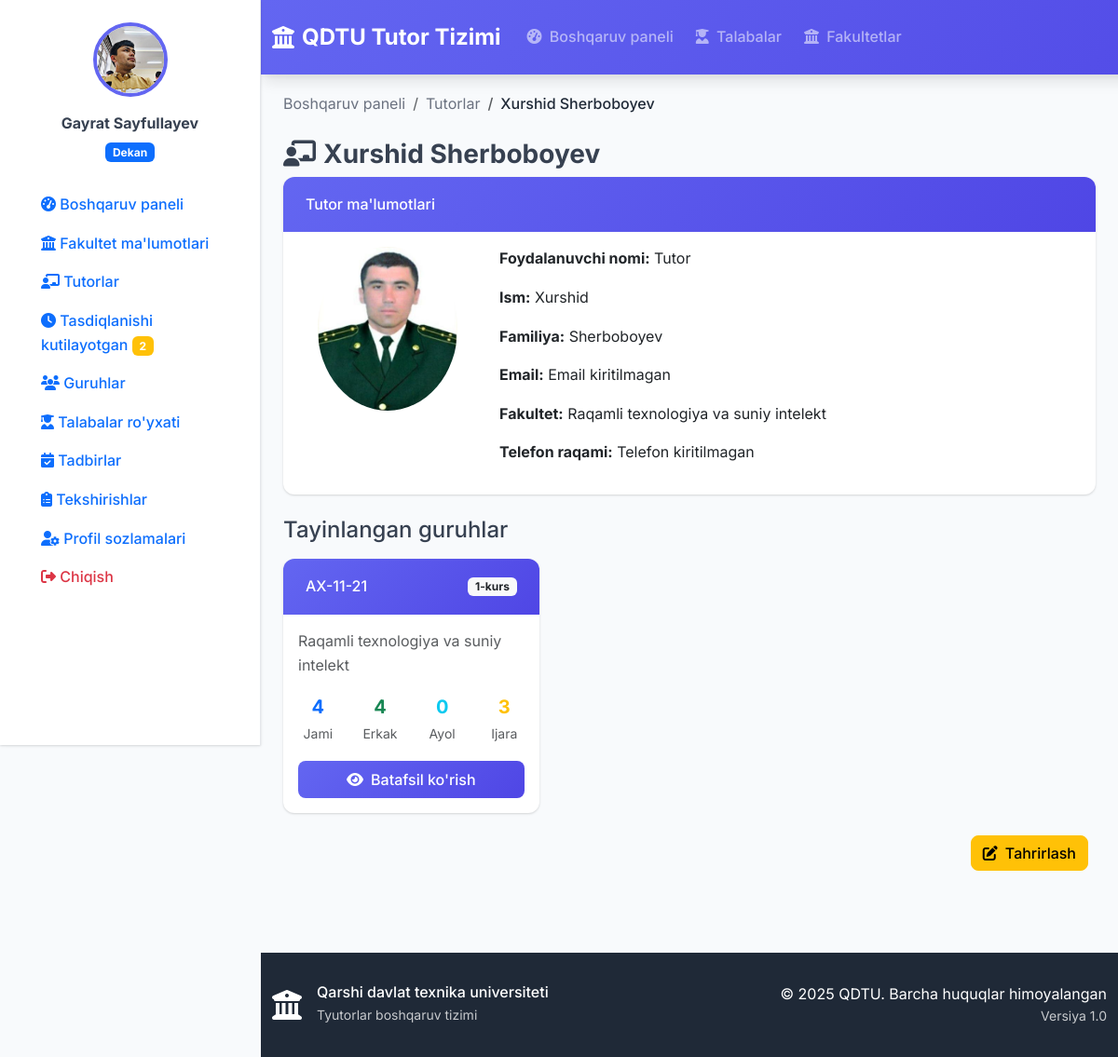
The app's page /faculty/tutors/3/ (signed in) with its own data.
### accounts/models.py (models this page shows, shortened)
class User(AbstractUser):
    USER_TYPE_CHOICES = (
        ('rector', 'Rektor'),
        ('dean', 'Dekan'),
        ('tutor', 'Tutor'),
    )
    user_type = models.CharField(
        max_length=10,
        choices=USER_TYPE_CHOICES,
        verbose_name="Foydalanuvchi turi"
    )
    faculty = models.ForeignKey(
        'faculty.Faculty',
        on_delete=models.SET_NULL,
        null=True,
        blank=True,
        verbose_name="Fakultet"
    )
    profile_picture = models.ImageField(
        upload_to='profile_pics/',
        null=True,
        blank=True,
        verbose_name="Profil rasmi"
    )
    phone_number = models.CharField(
        max_length=20,
        blank=True,
        verbose_name="Telefon raqami"
    )
    class Meta:
        verbose_name = "Foydalanuvchi"
        verbose_name_plural = "Foydalanuvchilar"
    def is_rector(self):
        return self.user_type == 'rector'
    def is_dean(self):
        return self.user_type == 'dean'
    def is_tutor(self):
        return self.user_type == 'tutor'
    def get_full_name(self):
        return f"{self.first_name} {self.last_name}".strip() or self.username

### faculty/models.py (models this page shows, shortened)
class Faculty(models.Model):
    name = models.CharField(max_length=100, verbose_name="Nomi")
    description = models.TextField(blank=True, verbose_name="Tavsif")
    dean = models.ForeignKey(
        'accounts.User',
        on_delete=models.SET_NULL,
        null=True,
        blank=True,
        related_name='dean_of',
        verbose_name="Dekan"
    )
    created_at = models.DateTimeField(auto_now_add=True, verbose_name="Yaratilgan sana")
    class Meta:
        verbose_name = "Fakultet"
        verbose_name_plural = "Fakultetlar"
    @property
    def students_count(self):
        return sum(group.students.count() for group in self.groups.all())

class Group(models.Model):
    name = models.CharField(max_length=50, verbose_name="Nomi")
    faculty = models.ForeignKey(
        Faculty,
        on_delete=models.CASCADE,
        related_name='groups',
        verbose_name="Fakultet"
    )
    tutor = models.ForeignKey(
        'accounts.User',
        on_delete=models.SET_NULL,
        null=True,
        blank=True,
        related_name='assigned_groups',
        verbose_name="Tutor"
    )
    course = models.IntegerField(default=1, verbose_name="Kurs")
    created_at = models.DateTimeField(auto_now_add=True, verbose_name="Yaratilgan sana")
    class Meta:
        verbose_name = "Guruh"
        verbose_name_plural = "Guruhlar"
        unique_together = ['name', 'faculty']
    @property
    def students_count(self):
        return self.students.count()
    @property
    def male_students_count(self):
        return self.students.filter(gender='male').count()
    @property
    def female_students_count(self):
        return self.students.filter(gender='female').count()
    @property
    def renting_students_count(self):
        return self.students.filter(is_renting=True).count()

### faculty/views.py (the view)
# urls.py: path('tutors/<int:tutor_id>/', views.tutor_detail, name='tutor_detail'),
@login_required
def tutor_detail(request, tutor_id):
    user = request.user
    tutor = get_object_or_404(User, id=tutor_id, user_type='tutor')
    if not (user.is_rector() or (user.is_dean() and user.faculty == tutor.faculty)):
        messages.error(request, "Sizda ushbu tutorga kirish huquqi yo‘q.")
        return redirect('dashboard')
    groups = Group.objects.filter(tutor=tutor)
    context = {
        'tutor': tutor,
        'groups': groups,
        'title': f"{tutor.get_full_name()} - Tutor ma'lumotlari",
    }
    return render(request, 'faculty/tutor_detail.html', context)

### templates/faculty/tutor_detail.html (shortened to what this page needs)
{% extends 'base.html' %}
{% block content %}
<div class="container-fluid">
    <nav aria-label="breadcrumb">
        <ol class="breadcrumb">
            <li class="breadcrumb-item"><a href="{% url 'dashboard' %}">Boshqaruv paneli</a></li>
            <li class="breadcrumb-item"><a href="{% url 'tutor_list' %}">Tutorlar</a></li>
            <li class="breadcrumb-item active">{{ tutor.get_full_name }}</li>
        </ol>
    </nav>
    <h1 class="h3 fw-bold"><i class="fas fa-chalkboard-teacher me-2"></i>{{ tutor.get_full_name }}</h1>
    <div class="card mb-4">
        <div class="card-header text-white">
            <h6 class="mb-0">Tutor ma'lumotlari</h6>
        </div>
        <div class="card-body">
            <div class="row">
                <div class="col-md-3 text-center">
                    {% if tutor.profile_picture %}
                        <img src="{{ tutor.profile_picture.url }}" alt="{{ tutor.get_full_name }}" class="rounded-circle img-fluid" style="max-width: 150px;">
                    {% else %}
                        <img src="https://via.placeholder.com/150" alt="No Image" class="rounded-circle img-fluid" style="max-width: 150px;">
                    {% endif %}
                </div>
                <div class="col-md-9">
                    <p><strong>Foydalanuvchi nomi:</strong> {{ tutor.username }}</p>
                    <p><strong>Ism:</strong> {{ tutor.first_name }}</p>
                    <p><strong>Familiya:</strong> {{ tutor.last_name }}</p>
                    <p><strong>Email:</strong> {{ tutor.email|default:"Email kiritilmagan" }}</p>
                    <p><strong>Fakultet:</strong> {{ tutor.faculty.name|default:"Fakultet tayinlanmagan" }}</p>
                    <p><strong>Telefon raqami:</strong> {{ tutor.phone_number|default:"Telefon kiritilmagan" }}</p>
                </div>
            </div>
        </div>
    </div>
    <h4 class="mb-3">Tayinlangan guruhlar</h4>
    <div class="row">
        {% for group in groups %}
            <div class="col-lg-6 col-xl-4 mb-4">
                <div class="card h-100">
                    <div class="card-header text-white d-flex justify-content-between align-items-center">
                        <h6 class="mb-0">{{ group.name }}</h6>
                        <span class="badge bg-light text-dark">{{ group.course }}-kurs</span>
                    </div>
                    <div class="card-body">
                        <p class="text-muted mb-3">{{ group.faculty.name }}</p>
                        <div class="row text-center mb-3">
                            <div class="col-3">
                                <div class="fw-bold text-primary fs-5">{{ group.students_count }}</div>
                                <small class="text-muted">Jami</small>
                            </div>
                            <div class="col-3">
                                <div class="fw-bold text-success fs-5">{{ group.male_students_count }}</div>
                                <small class="text-muted">Erkak</small>
                            </div>
                            <div class="col-3">
                                <div class="fw-bold text-info fs-5">{{ group.female_students_count }}</div>
                                <small class="text-muted">Ayol</small>
                            </div>
                            <div class="col-3">
                                <div class="fw-bold text-warning fs-5">{{ group.renting_students_count }}</div>
                                <small class="text-muted">Ijara</small>
                            </div>
                        </div>
                        <div class="d-grid">
                            <a href="{% url 'group_detail' group.id %}" class="btn btn-primary">
                                <i class="fas fa-eye me-2"></i>Batafsil ko'rish
                            </a>
                        </div>
                    </div>
                </div>
            </div>
        {% endfor %}
    </div>
    {% if user.is_dean or user.is_rector %}
        <div class="d-flex justify-content-end">
            <a href="{% url 'tutor_edit' tutor.id %}" class="btn btn-warning me-2">
                <i class="fas fa-edit me-2"></i>Tahrirlash
            </a>
        </div>
    {% endif %}
</div>
{% endblock %}

### templates/sidebar.html (shortened to what this page needs)
{% load static %}
<div class="sidebar" id="sidebar">
    <div class="sidebar-content">
        <div class="user-info text-center mb-4">
            {% if user.profile_picture %}
                <img src="{{ user.profile_picture.url }}" class="profile-image mb-3">
            {% else %}
                <div class="profile-initials mb-3">
                    {{ user.first_name|first|upper }}{{ user.last_name|first|upper }}
                </div>
            {% endif %}
            <div class="user-details">
                <div class="mb-1 fw-bold">{{ user.get_full_name }}</div>
                <div class="badge bg-primary">
                    {% if user.is_rector %}
                        Prorektor
                    {% elif user.is_dean %}
                        Dekan
                    {% elif user.is_tutor %}
                        Tutor
                    {% endif %}
                </div>
            </div>
        </div>
        <nav class="sidebar-nav">
            <ul class="nav flex-column">
                <li class="nav-item">
                    <a class="nav-link {% if request.resolver_match.url_name == 'dashboard' or request.resolver_match.url_name|slice:':7' == 'rector_' or request.resolver_match.url_name|slice:':5' == 'dean_' or request.resolver_match.url_name|slice:':6' == 'tutor_' %}active{% endif %}" href="{% url 'dashboard' %}">
                        <i class="fas fa-tachometer-alt"></i>
                        <span>Boshqaruv paneli</span>
                    </a>
                </li>
                {% if user.is_dean %}
                    <li class="nav-item">
                        <a class="nav-link {% if request.resolver_match.url_name == 'faculty_info' %}active{% endif %}" href="#" onclick="showFacultyInfo()">
                            <i class="fas fa-university"></i>
                            <span>Fakultet ma'lumotlari</span>
                        </a>
                    </li>
                    <li class="nav-item">
                        <a class="nav-link {% if request.resolver_match.url_name == 'tutor_list' %}active{% endif %}" href="{% url 'tutor_list' %}">
                            <i class="fas fa-chalkboard-teacher"></i>
                            <span>Tutorlar</span>
                        </a>
                    </li>
                    <li class="nav-item">
                        <a class="nav-link {% if request.resolver_match.url_name == 'pending_inspections' %}active{% endif %}" href="{% url 'pending_inspections' %}">
                            <i class="fas fa-clock"></i>
                            <span>Tasdiqlanishi kutilayotgan</span>
                            {% with pending_count=user.faculty.groups.all|length %}
                                {% if pending_count > 0 %}
                                    <span class="badge bg-warning ms-auto">{{ pending_count }}</span>
                                {% endif %}
                            {% endwith %}
                        </a>
                    </li>
                    <li class="nav-item">
                        <a class="nav-link {% if request.resolver_match.url_name == 'group_list' %}active{% endif %}" href="{% url 'group_list' %}">
                            <i class="fas fa-users"></i>
                            <span>Guruhlar</span>
                        </a>
                    </li>
                    <li class="nav-item">
                        <a class="nav-link {% if request.resolver_match.url_name == 'student_list' %}active{% endif %}" href="{% url 'student_list' %}">
                            <i class="fas fa-user-graduate"></i>
                            <span>Talabalar ro'yxati</span>
                        </a>
                    </li>
                    <li class="nav-item">
                        <a class="nav-link" href="{% url 'dean_events' %}">
                            <i class="fas fa-calendar-check"></i>
                            <span>Tadbirlar</span>
                        </a>
                    </li>
                {% endif %}
                <li class="nav-item">
                    <a class="nav-link {% if request.resolver_match.url_name == 'inspection_list' %}active{% endif %}" href="{% url 'inspection_list' %}">
                        <i class="fas fa-clipboard-list"></i>
                        <span>Tekshirishlar</span>
                    </a>
                </li>
                <li class="nav-item mt-auto">
                    <a class="nav-link {% if request.resolver_match.url_name == 'profile' %}active{% endif %}" href="{% url 'profile' %}">
                        <i class="fas fa-user-cog"></i>
                        <span>Profil sozlamalari</span>
                    </a>
                </li>
                <li class="nav-item">
                    <a class="nav-link text-danger" href="{% url 'logout' %}">
                        <i class="fas fa-sign-out-alt"></i>
                        <span>Chiqish</span>
                    </a>
                </li>
            </ul>
        </nav>
    </div>
</div>

### templates/base.html (style rules this page uses)
:root { --primary-color: #6366f1; --primary-dark: #4f46e5; --secondary-color: #f59e0b; --success-color: #10b981; --warning-color: #f59e0b; --danger-color: #ef4444; --info-color: #3b82f6; --dark-color: #1f2937; --light-color: #f8fafc; --border-color: #e5e7eb; --text-muted: #6b7280; --shadow: 0 1px 3px 0 rgba(0, 0, 0, 0.1), 0 1px 2px 0 rgba(0, 0, 0, 0.06); --shadow-lg: 0 10px 15px -3px rgba(0, 0, 0, 0.1), 0 4px 6px -2px rgba(0, 0, 0, 0.05); }
* { font-family: 'Inter', sans-serif; }
body { background-color: #f8fafc; color: #374151; line-height: 1.6; margin: 0; padding-left: 0; transition: padding-left 0.3s ease; }
body.sidebar-open { padding-left: 280px; }
.btn-primary { background: linear-gradient(135deg, var(--primary-color) 0%, var(--primary-dark) 100%); border: none; border-radius: 8px; font-weight: 500; padding: 0.5rem 1.5rem; transition: all 0.3s ease; }
.btn { border-radius: 8px; font-weight: 500; transition: all 0.3s ease; }
.card { border: none; border-radius: 12px; box-shadow: var(--shadow); transition: all 0.3s ease; overflow: hidden; }
.card-header { background: linear-gradient(135deg, var(--primary-color) 0%, var(--primary-dark) 100%); border: none; padding: 1.25rem 1.5rem; font-weight: 600; }
.nav-link { font-weight: 500; transition: all 0.3s ease; border-radius: 6px; margin: 0 0.25rem; }
.sidebar { position: fixed; top: 0; left: -280px; width: 280px; height: 100vh; background: white; border-right: 1px solid var(--border-color); box-shadow: var(--shadow); padding: 1.5rem; transition: left 0.3s ease; z-index: 1040; overflow-y: auto; }
.sidebar.open { left: 0; }
@media (min-width: 992px) { body { padding-left: 280px; } }
@media (min-width: 992px) { .sidebar { left: 0; top: 0; } }
.profile-image { width: 80px; height: 80px; border-radius: 50%; object-fit: cover; border: 4px solid var(--primary-color); }
.breadcrumb { background: none; padding: 0; margin-bottom: 1.5rem; }
.breadcrumb-item a { color: var(--text-muted); text-decoration: none; }
.breadcrumb-item.active { color: var(--dark-color); font-weight: 500; }

### records on screen
User: profile_picture (picture), get_full_name "Gayrat Sayfullayev"
User: get_full_name "Xurshid Sherboboyev", profile_picture (picture), username "Tutor", first_name "Xurshid", last_name "Sherboboyev", email "Email kiritilmagan", faculty.name "Raqamli texnologiya va suniy intelekt", phone_number "Telefon kiritilmagan"
Group: name "AX-11-21", course "1", faculty.name "Raqamli texnologiya va suniy intelekt", students_count "4", male_students_count "4", female_students_count "0", renting_students_count "3"

### other values on screen
{{ pending_count }} "2"
